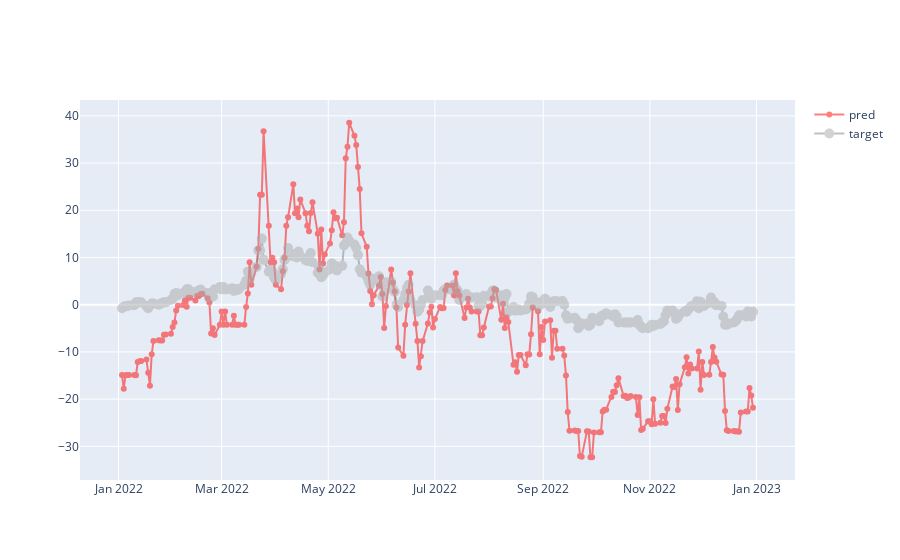

Notebook source saved alongside this figure:
### Code cell
def show_plot(df, pred='preds'):
    agg_data = df.copy()
    agg_data['pricing_date'] = pd.to_datetime(agg_data['pricing_date'])
    agg_data['forecast_date'] = agg_data['forecast_date'].astype(str)

    agg_data = agg_data.set_index('pricing_date')

    df = agg_data.copy()
    df = df.sort_index(ascending=True)

    fig = go.Figure()  # Define the figure first
    colors = df['forecast_date'].tolist()

    fig.add_trace(go.Scatter(x=df.index, y=df[pred], name='pred', mode='lines+markers', opacity=0.5,
                            line=dict(width=2, color='red')))

    x = df.index
    y = df['target']
    name = 'target'
    fig.add_trace(go.Scatter(x=x, y=y, name=name, mode='lines+markers', opacity=0.5, marker=dict(color='darkgray', size=10),
                             line=dict(width=2, color='gray')))

    fig.show()
    
    
 # Assuming df is your DataFrame containing the data
# Initialize the MinMaxScaler
scaler = MinMaxScaler()

# Fit the scaler on the "target" column
scaler.fit(np.array(results['results_df']['target']).reshape(-1, 1))

# Transform the "preds" column using the scaler
results['results_df']['preds_rescaled'] = scaler.inverse_transform(np.array(results['results_df']['preds'].values).reshape(-1, 1))

show_plot(results['results_df'], 'preds_rescaled')   

# show_plot()

### Figure 1 — Plotly figure (JSON) as saved in the notebook; plotly's stock layout.template omitted (floating-point values rounded to 4 significant figures; data arrays with more than 128 entries replaced by an {"elided": "..."} marker saying what was removed)
{"data": [{"line": {"color": "red", "width": 2}, "mode": "lines+markers", "name": "pred", "opacity": 0.5, "type": "scatter", "x": {"elided": "260 str values"}, "y": {"elided": "260 float values"}}, {"line": {"color": "gray", "width": 2}, "marker": {"color": "darkgray", "size": 10}, "mode": "lines+markers", "name": "target", "opacity": 0.5, "type": "scatter", "x": {"elided": "260 str values"}, "y": {"elided": "260 float values"}}], "layout": {}}
